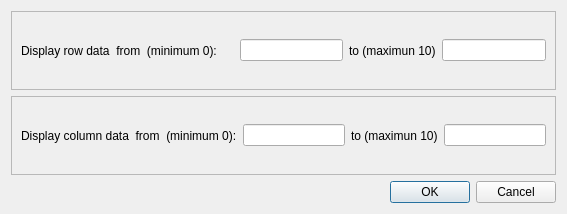
<?xml version="1.0" encoding="UTF-8"?>
<ui version="4.0">
 <class>DialogChangeDataRange</class>
 <widget class="QDialog" name="DialogChangeDataRange">
  <property name="geometry">
   <rect>
    <x>0</x>
    <y>0</y>
    <width>567</width>
    <height>214</height>
   </rect>
  </property>
  <property name="windowTitle">
   <string>Change Data Display Range</string>
  </property>
  <layout class="QVBoxLayout" name="verticalLayout">
   <item>
    <widget class="QFrame" name="frame">
     <property name="frameShape">
      <enum>QFrame::StyledPanel</enum>
     </property>
     <property name="frameShadow">
      <enum>QFrame::Raised</enum>
     </property>
     <layout class="QHBoxLayout" name="horizontalLayout">
      <item>
       <widget class="QLabel" name="label">
        <property name="text">
         <string>Display row data  from  (minimum 0):     </string>
        </property>
       </widget>
      </item>
      <item>
       <widget class="QLineEdit" name="lineEdit_i_start"/>
      </item>
      <item>
       <widget class="QLabel" name="label_i_max">
        <property name="text">
         <string>to (maximun 10)</string>
        </property>
       </widget>
      </item>
      <item>
       <widget class="QLineEdit" name="lineEdit_i_end"/>
      </item>
     </layout>
    </widget>
   </item>
   <item>
    <widget class="QFrame" name="frame_2">
     <property name="frameShape">
      <enum>QFrame::StyledPanel</enum>
     </property>
     <property name="frameShadow">
      <enum>QFrame::Raised</enum>
     </property>
     <layout class="QHBoxLayout" name="horizontalLayout_2">
      <item>
       <widget class="QLabel" name="label_3">
        <property name="text">
         <string>Display column data  from  (minimum 0):</string>
        </property>
       </widget>
      </item>
      <item>
       <widget class="QLineEdit" name="lineEdit_j_start"/>
      </item>
      <item>
       <widget class="QLabel" name="label_j_max">
        <property name="text">
         <string>to (maximun 10)</string>
        </property>
       </widget>
      </item>
      <item>
       <widget class="QLineEdit" name="lineEdit_j_end"/>
      </item>
     </layout>
    </widget>
   </item>
   <item>
    <widget class="QDialogButtonBox" name="buttonBox">
     <property name="orientation">
      <enum>Qt::Horizontal</enum>
     </property>
     <property name="standardButtons">
      <set>QDialogButtonBox::Cancel|QDialogButtonBox::Ok</set>
     </property>
    </widget>
   </item>
  </layout>
 </widget>
 <resources/>
 <connections>
  <connection>
   <sender>buttonBox</sender>
   <signal>accepted()</signal>
   <receiver>DialogChangeDataRange</receiver>
   <slot>accept()</slot>
   <hints>
    <hint type="sourcelabel">
     <x>248</x>
     <y>254</y>
    </hint>
    <hint type="destinationlabel">
     <x>157</x>
     <y>274</y>
    </hint>
   </hints>
  </connection>
  <connection>
   <sender>buttonBox</sender>
   <signal>rejected()</signal>
   <receiver>DialogChangeDataRange</receiver>
   <slot>reject()</slot>
   <hints>
    <hint type="sourcelabel">
     <x>316</x>
     <y>260</y>
    </hint>
    <hint type="destinationlabel">
     <x>286</x>
     <y>274</y>
    </hint>
   </hints>
  </connection>
 </connections>
</ui>
